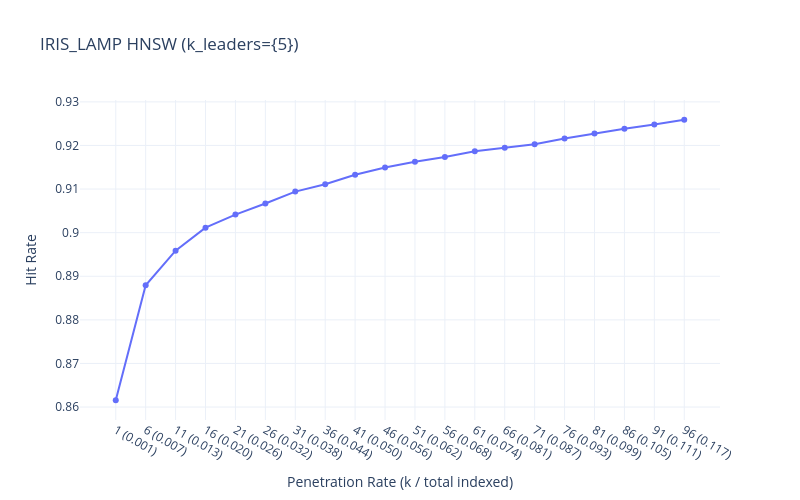

The cell this chart's notebook holds for it:
### Code cell
x_labels, hit_rates = evaluate_hit_rate_topk(hnsw, y_index, X_query, y_query,100,150)

    # Plot
plot_hit_rate_plotly_topk(x_labels, hit_rates,150,"IRIS_LAMP HNSW (k_leaders={5})")

### Figure 1 — Plotly figure (JSON) as saved in the notebook; plotly's stock layout.template omitted (floating-point values rounded to 4 significant figures)
{"data": [{"line": {"width": 2}, "marker": {"size": 6}, "mode": "lines+markers", "name": "efSearch=150", "type": "scatter", "x": ["1 (0.001)", "6 (0.007)", "11 (0.013)", "16 (0.020)", "21 (0.026)", "26 (0.032)", "31 (0.038)", "36 (0.044)", "41 (0.050)", "46 (0.056)", "51 (0.062)", "56 (0.068)", "61 (0.074)", "66 (0.081)", "71 (0.087)", "76 (0.093)", "81 (0.099)", "86 (0.105)", "91 (0.111)", "96 (0.117)"], "y": [0.8616, 0.8879, 0.8959, 0.9012, 0.9041, 0.9067, 0.9094, 0.9111, 0.9133, 0.915, 0.9163, 0.9174, 0.9187, 0.9195, 0.9203, 0.9216, 0.9228, 0.9238, 0.9248, 0.9259]}], "layout": {"height": 500, "hovermode": "x unified", "title": {"text": "IRIS_LAMP HNSW (k_leaders={5})"}, "width": 800, "xaxis": {"title": {"text": "Penetration Rate (k / total indexed)"}}, "yaxis": {"title": {"text": "Hit Rate"}}}}
